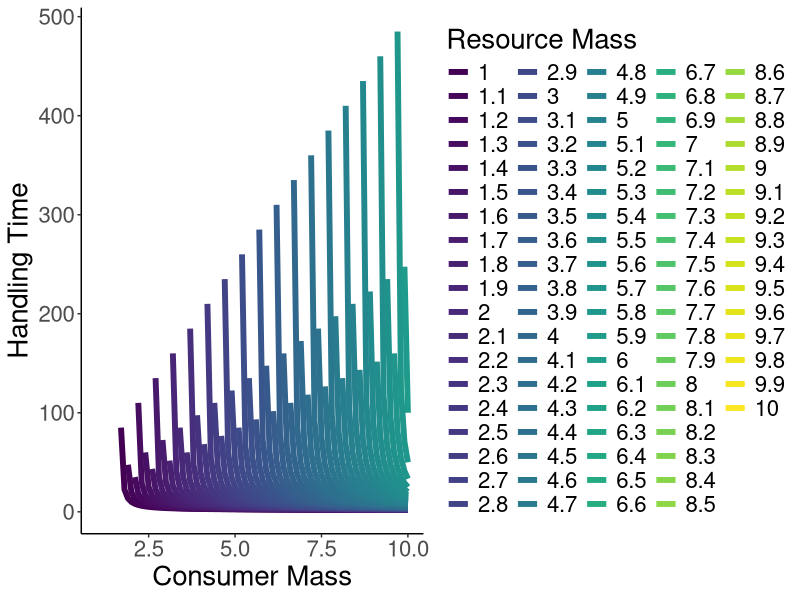
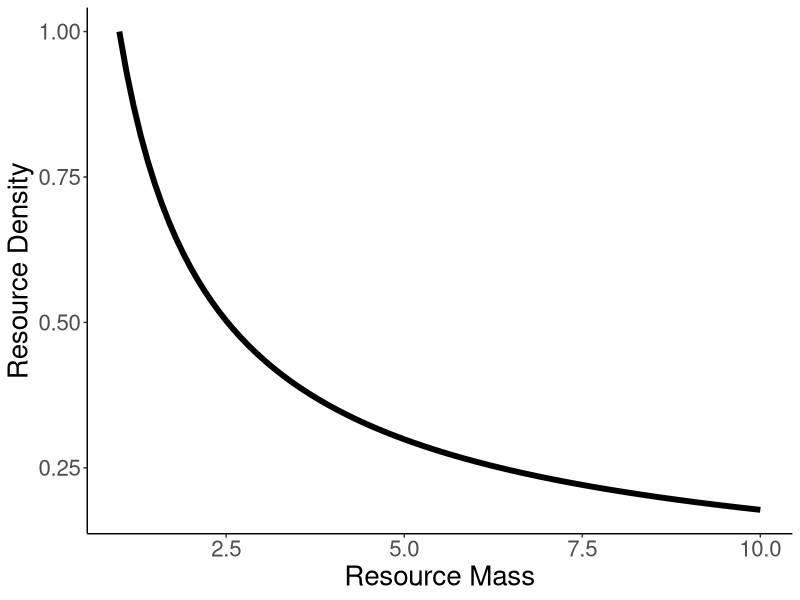
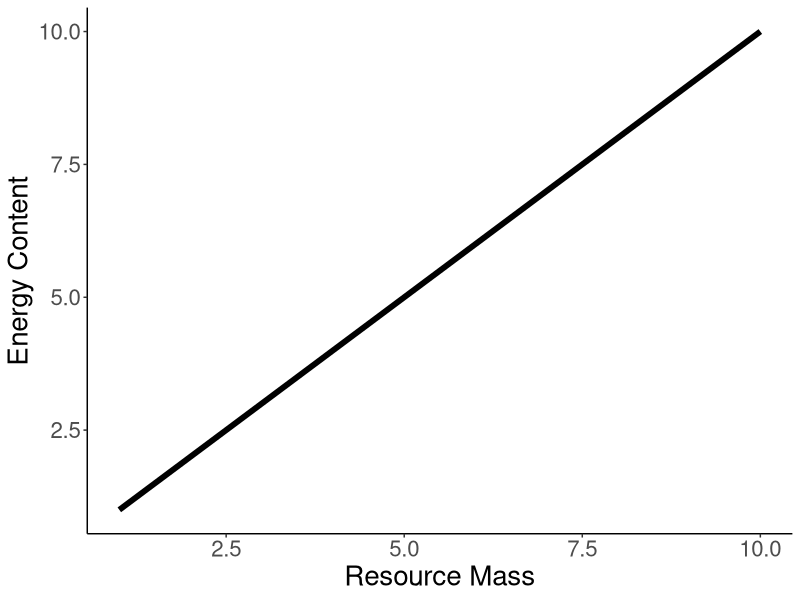
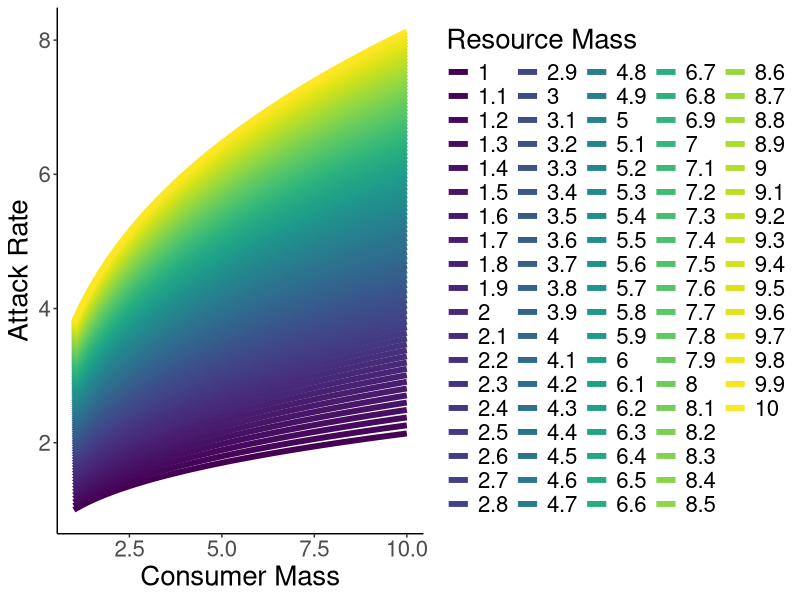
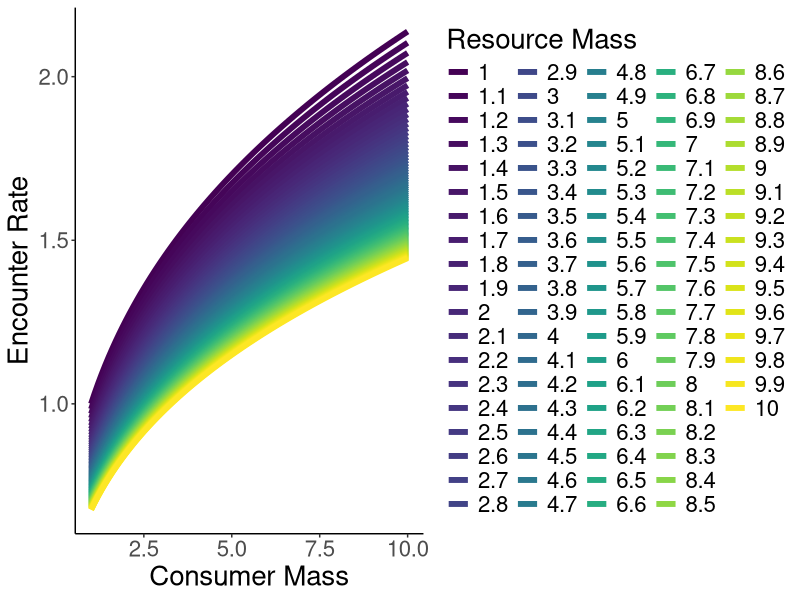
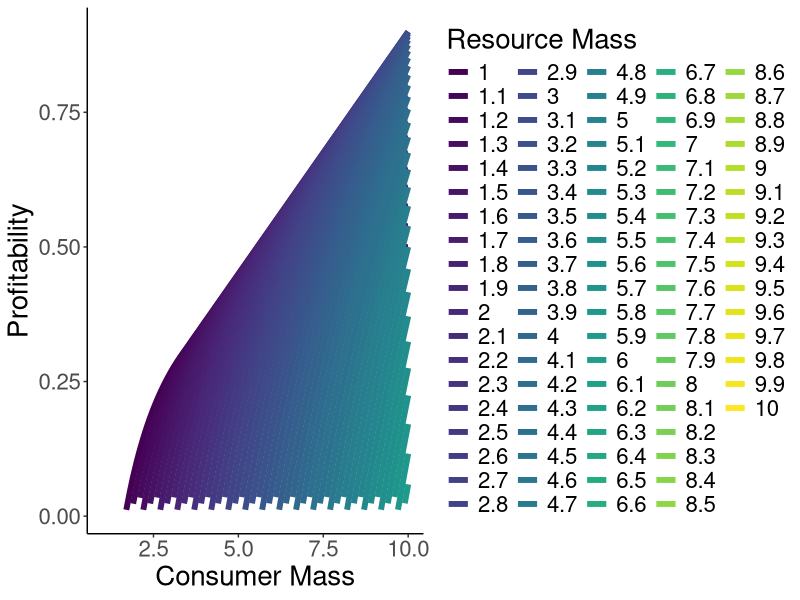
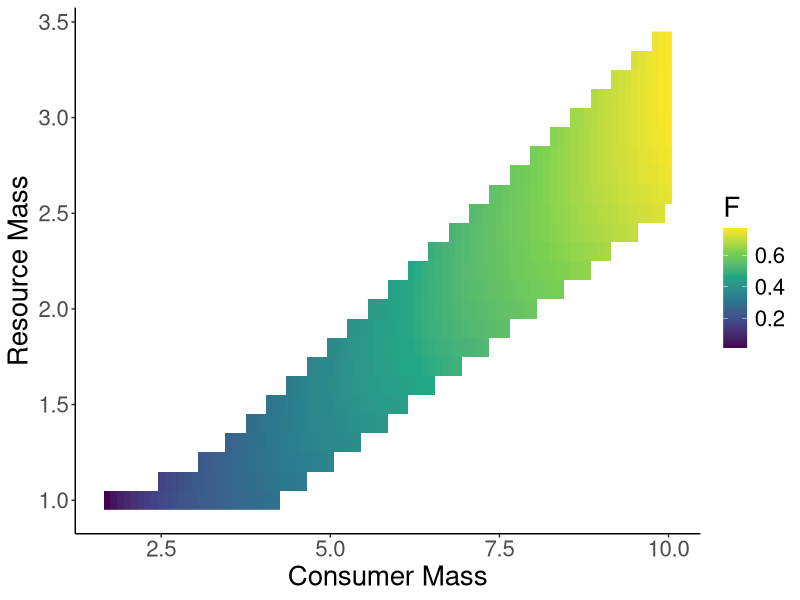
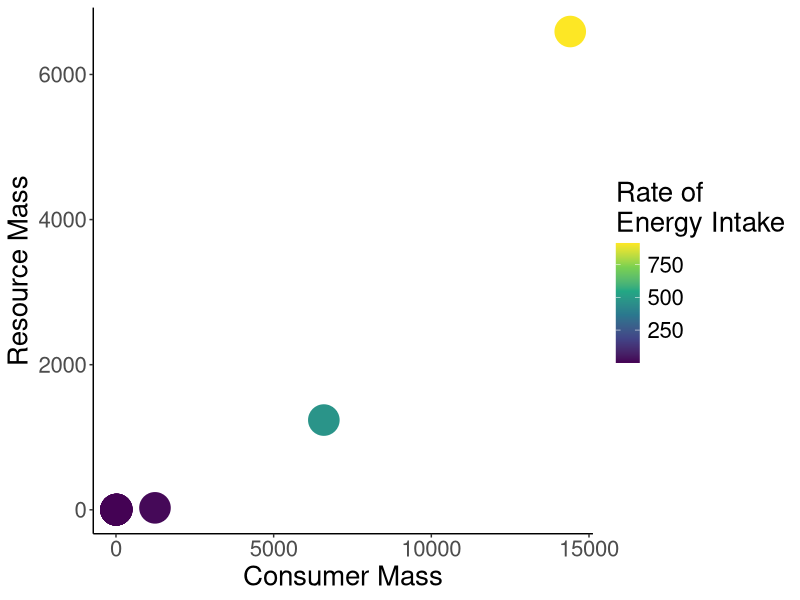

These figures' R source, in order:
###########################################
## Create functions for ADBM from
## Petchley 2008
###########################################

library(tidyverse)
library(viridis)

set.seed(123)

## Mi is the resource
## Mj is the consumer

## All constants used are taken from the MS where they use different parameters per food web
## I set this data to the Coachella dataset which is one of the terrestrial datasets whcih was predicted best by the ADBM
## e, h, and n are all arbitrarily set in the MS to 1, and here as well

###########################################
## Handling time function
###########################################
## Handling time will always be Inf if (Mi/Mj) >= b

handlingTime = function(Mi, Mj, b = 0.6, h = 1) {
    if((Mi/Mj) < b) {
        H = (h/(b - (Mi/Mj)))
    } else {
        H = NA
    }

    return(H)
}

## Vectorize for use in mutate
handlingTime = Vectorize(handlingTime)

## Create data frame of masses to see relationship
masses = seq(1,10,by=0.1)
masses = expand.grid(masses, masses) %>% rename("Mi" = 1, "Mj" = 2)

allDat = masses %>% mutate(H = handlingTime(Mi, Mj))

ggplot(allDat, aes(Mj, H, col = as.factor(Mi))) + 
    geom_line(linewidth = 2) +
    theme_classic() +
    labs(x = "Consumer Mass", y = "Handling Time", col = "Resource Mass") +
    theme(text = element_text(size = 20)) +
        scale_colour_viridis_d()

###########################################
## Resource Density Function
###########################################

## Constants
n = 1
ni = -0.75

resourceDensity = function(Mi) {
    N = n*(Mi^ni)
    return(N)
}

allDat = allDat %>% mutate(N = resourceDensity(Mi))

ggplot(data.frame(Mi = seq(1, 10, by = 0.1), N = resourceDensity(seq(1,10,by = 0.1))), aes(Mi, N)) +
    geom_line(linewidth = 2) +
    theme_classic() +
    labs(x = "Resource Mass", y = "Resource Density") +
    theme(text = element_text(size = 20))  

###########################################
## Energy Content Function
###########################################

## Constants
## In Jonathan Thesis he uses e = 0.2 for grazing, and e = 0.5 for consumers
e = 1

energyContent = function(Mi) {
    E = e*(Mi)
    return(E)
}

allDat = allDat %>% mutate(E = energyContent(Mi))

ggplot(data.frame(Mi = seq(1, 10, by = 0.1), E = energyContent(seq(1,10,by = 0.1))), aes(Mi, E)) +
    geom_line(linewidth = 2) +
    theme_classic() +
    labs(x = "Resource Mass", y = "Energy Content") +
    theme(text = element_text(size = 20))  

###########################################
## Attack Rate Function
###########################################

## Constants
a = 1
ai = 0.58
aj = 0.33

attackRate = function(Mi, Mj) {
    A = a*(Mi^ai)*(Mj^aj)
    return(A)
}

allDat = allDat %>% mutate(A = attackRate(Mi, Mj))

ggplot(allDat, aes(Mj, A, col = as.factor(Mi))) +
    geom_line(linewidth = 2) +
    theme_classic() +
    labs(x = "Consumer Mass", y = "Attack Rate", col = "Resource Mass") +
    theme(text = element_text(size = 20)) +
    scale_colour_viridis_d()

###########################################
## Encounter Rate Function
###########################################

## Encounter rate is just the product of attack rate and density
encounterRate = function(Mi, Mj) {
    Y = resourceDensity(Mi)*attackRate(Mi, Mj)
    return(Y)
}

allDat = allDat %>% mutate(Y = A*N)

ggplot(allDat, aes(Mj, Y, col = as.factor(Mi))) +
    geom_line(linewidth = 2) +
    theme_classic() +
    labs(x = "Consumer Mass", y = "Encounter Rate", col = "Resource Mass") +
    theme(text = element_text(size = 20)) +
    scale_colour_viridis_d()

###########################################
## Profitability Function
###########################################

## For each consumer J we can calculate the profitability of feeding on a resource I

profitability = function(Mi, Mj) {
    P = energyContent(Mi)/handlingTime(Mi, Mj)
    return(P)
}

allDat = allDat %>% mutate(P = profitability(Mi, Mj))

ggplot(allDat, aes(Mj, P, col = as.factor(Mi))) + 
    geom_line(linewidth = 2) + 
    theme_classic() +
    labs(x = "Consumer Mass", y = "Profitability", col = "Resource Mass") +
    theme(text = element_text(size = 20)) +
    scale_colour_viridis_d()

###########################################
## Optimal Foraging Function
###########################################

## The final model combines all functions to predict the
## optimal diet k of each consumer J that maximises energy intake
## We start by ranking resources I by profitability for consumer J in decreasing order
## Then we add decreasingly less profitable resources I to our optimsation function
## Until our optimal foragning value begins to decrease

optimalForaging = function(dat) {

## Calculate Profitability
dat = dat %>% mutate(P = profitability(Mi, Mj))

## Rank by Profitability P
dat = dat %>% arrange(-P)

OF = 0
optimalForaging = NULL
for(x in 1:nrow(dat)) {
    OFnew = sum(encounterRate(dat$Mi[1:x], dat$Mj[1:x])*energyContent(dat$Mi[1:x]))/(1+sum(encounterRate(dat$Mi[1:x], dat$Mj[1:x])*handlingTime(dat$Mi[1:x], dat$Mj[1:x])))
    if(is.na(OFnew)){break} else if(OFnew > OF) {
        OF = OFnew
        optimalForaging = bind_rows(optimalForaging, 
        add_column(dat[x,], F = sum(encounterRate(dat$Mi[x], dat$Mj[x])*energyContent(dat$Mi[x]))/(1+sum(encounterRate(dat$Mi[x], dat$Mj[x])*handlingTime(dat$Mi[x], dat$Mj[x]))),
        OF))} else {
            break
            }
}

return(optimalForaging)

}

## Calculate optimal diet for all consumers in our allDat data frame
splitDat = allDat %>% group_split(Mj)
optimalForagingSets = lapply(splitDat, optimalForaging) %>% bind_rows()

ggplot(optimalForagingSets, aes(Mj, Mi, fill = F)) + 
    geom_raster() +
    theme_classic() +
    theme(text = element_text(size = 20)) +
    labs(x = "Consumer Mass", y = "Resource Mass", col = "Rate of\nEnergy Intake") +
    scale_fill_viridis_c()

#### Run for some larger networks with more variation in body mass
newMasses = rlnorm(15, meanlog = 1, sdlog = 5)
newMasses = expand.grid(newMasses, newMasses) %>% rename("Mi" = 1, "Mj" = 2)
splitNewMasses = newMasses %>% group_split(Mj)
testOF = lapply(splitNewMasses, optimalForaging) %>% bind_rows()

ggplot(testOF, aes(Mj, Mi, col = F)) + 
    geom_point(size = 10) +
    theme_classic() +
    theme(text = element_text(size = 20)) +
    labs(x = "Consumer Mass", y = "Resource Mass", col = "Rate of\nEnergy Intake") +
    scale_colour_viridis_c()

testWide = testOF %>% pivot_wider(id_cols = c(Mi), values_from = F, names_from = Mj, values_fill = 0)
